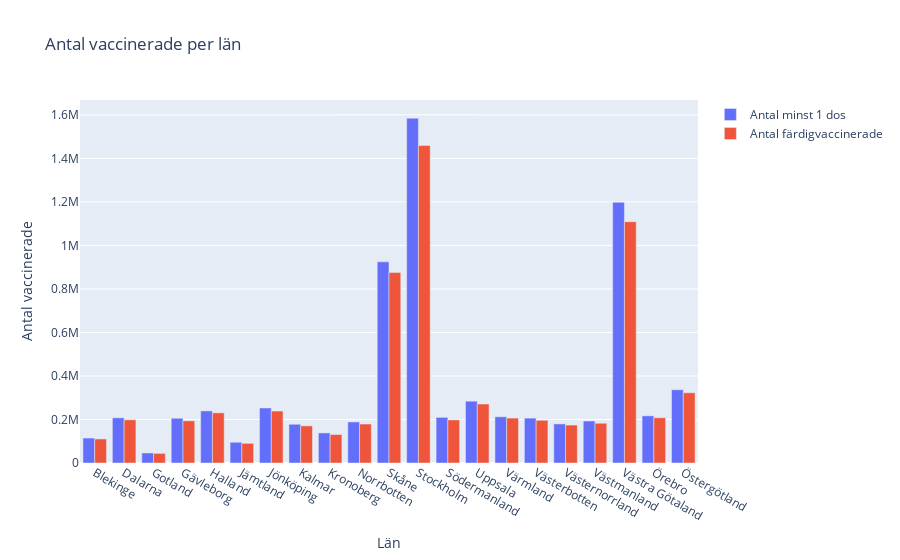

The notebook cell this image was saved under:
### Markdown cell above
### f) Rita ett stapeldiagram med län i x-axeln och staplar för befolkning > 16år, antal minst 1 dos och antal färdigvaccinerade.

### Code cell
# Plotta stapeldiagram
fig = px.bar(vaccinerade_län, x=vaccinerade_län.index, y=["Antal minst 1 dos", "Antal färdigvaccinerade"], barmode='group', title="Antal vaccinerade per län", labels={"Län_namn" : "Län", "value" : "Antal vaccinerade", "variable" : ""})
fig.show()
fig.write_html("Visualiseringar/Antal vaccinerade per län.html") # Spara figur till fil

### Figure 1 — Plotly figure (JSON) as saved in the notebook; plotly's stock layout.template omitted (floating-point values rounded to 4 significant figures)
{"data": [{"alignmentgroup": "True", "hovertemplate": "=Antal minst 1 dos<br>Län=%{x}<br>Antal vaccinerade=%{y}<extra></extra>", "legendgroup": "Antal minst 1 dos", "marker": {"color": "#636efa", "pattern": {"shape": ""}}, "name": "Antal minst 1 dos", "offsetgroup": "Antal minst 1 dos", "orientation": "v", "showlegend": true, "textposition": "auto", "type": "bar", "x": ["Blekinge", "Dalarna", "Gotland", "Gävleborg", "Halland", "Jämtland", "Jönköping", "Kalmar", "Kronoberg", "Norrbotten", "Skåne", "Stockholm", "Södermanland", "Uppsala", "Värmland", "Västerbotten", "Västernorrland", "Västmanland", "Västra Götaland", "Örebro", "Östergötland"], "xaxis": "x", "y": [114711, 207596, 46143, 205563, 239400, 95357, 252915, 178030, 138254, 188604, 924401, 1584895, 209702, 284138, 212359, 206223, 179601, 193000, 1198310, 216725, 336692], "yaxis": "y"}, {"alignmentgroup": "True", "hovertemplate": "=Antal färdigvaccinerade<br>Län=%{x}<br>Antal vaccinerade=%{y}<extra></extra>", "legendgroup": "Antal färdigvaccinerade", "marker": {"color": "#EF553B", "pattern": {"shape": ""}}, "name": "Antal färdigvaccinerade", "offsetgroup": "Antal färdigvaccinerade", "orientation": "v", "showlegend": true, "textposition": "auto", "type": "bar", "x": ["Blekinge", "Dalarna", "Gotland", "Gävleborg", "Halland", "Jämtland", "Jönköping", "Kalmar", "Kronoberg", "Norrbotten", "Skåne", "Stockholm", "Södermanland", "Uppsala", "Värmland", "Västerbotten", "Västernorrland", "Västmanland", "Västra Götaland", "Örebro", "Östergötland"], "xaxis": "x", "y": [110497, 198688, 44359, 193853, 230634, 90406, 238710, 170670, 130930, 179118, 875634, 1459095, 198260, 271144, 206427, 196346, 174331, 182788, 1108998, 207926, 322632], "yaxis": "y"}], "layout": {"barmode": "group", "legend": {"title": {"text": ""}, "tracegroupgap": 0}, "title": {"text": "Antal vaccinerade per län"}, "xaxis": {"anchor": "y", "domain": [0, 1], "title": {"text": "Län"}}, "yaxis": {"anchor": "x", "domain": [0, 1], "title": {"text": "Antal vaccinerade"}}}}
